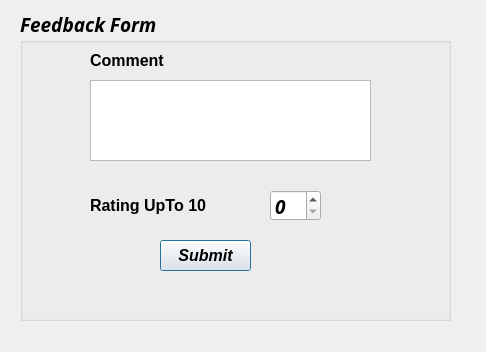
<?xml version="1.0" encoding="UTF-8"?>
<ui version="4.0">
 <class>Feedback</class>
 <widget class="QDialog" name="Feedback">
  <property name="geometry">
   <rect>
    <x>0</x>
    <y>0</y>
    <width>486</width>
    <height>352</height>
   </rect>
  </property>
  <property name="windowTitle">
   <string>Dialog</string>
  </property>
  <widget class="QGroupBox" name="groupBox">
   <property name="geometry">
    <rect>
     <x>20</x>
     <y>10</y>
     <width>431</width>
     <height>311</height>
    </rect>
   </property>
   <property name="font">
    <font>
     <family>Arial Black</family>
     <pointsize>14</pointsize>
     <weight>75</weight>
     <italic>true</italic>
     <bold>true</bold>
    </font>
   </property>
   <property name="title">
    <string>Feedback Form</string>
   </property>
   <widget class="QTextEdit" name="comment_textEdit">
    <property name="geometry">
     <rect>
      <x>70</x>
      <y>70</y>
      <width>281</width>
      <height>81</height>
     </rect>
    </property>
    <property name="font">
     <font>
      <family>Arial</family>
      <pointsize>12</pointsize>
      <weight>50</weight>
      <italic>false</italic>
      <bold>false</bold>
     </font>
    </property>
   </widget>
   <widget class="QSpinBox" name="spinBox">
    <property name="geometry">
     <rect>
      <x>250</x>
      <y>180</y>
      <width>51</width>
      <height>31</height>
     </rect>
    </property>
    <property name="maximum">
     <number>10</number>
    </property>
   </widget>
   <widget class="QLabel" name="label">
    <property name="geometry">
     <rect>
      <x>70</x>
      <y>180</y>
      <width>121</width>
      <height>31</height>
     </rect>
    </property>
    <property name="font">
     <font>
      <family>Arial</family>
      <pointsize>12</pointsize>
      <italic>false</italic>
     </font>
    </property>
    <property name="text">
     <string>Rating UpTo 10</string>
    </property>
   </widget>
   <widget class="QLabel" name="label_2">
    <property name="geometry">
     <rect>
      <x>70</x>
      <y>40</y>
      <width>201</width>
      <height>20</height>
     </rect>
    </property>
    <property name="font">
     <font>
      <family>Arial</family>
      <pointsize>12</pointsize>
      <weight>75</weight>
      <italic>false</italic>
      <bold>true</bold>
     </font>
    </property>
    <property name="text">
     <string>Comment</string>
    </property>
   </widget>
   <widget class="QPushButton" name="submit_btn">
    <property name="geometry">
     <rect>
      <x>140</x>
      <y>230</y>
      <width>91</width>
      <height>31</height>
     </rect>
    </property>
    <property name="font">
     <font>
      <family>Arial</family>
      <pointsize>12</pointsize>
      <weight>75</weight>
      <italic>true</italic>
      <bold>true</bold>
     </font>
    </property>
    <property name="text">
     <string>Submit</string>
    </property>
   </widget>
  </widget>
 </widget>
 <resources/>
 <connections/>
</ui>
